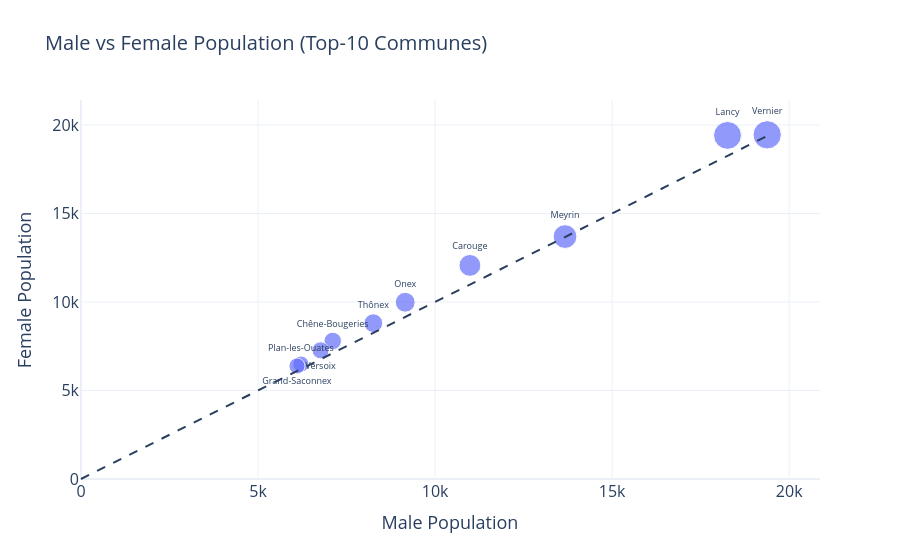

The cell this chart's notebook holds for it:
### Code cell
# Scatter plot for the sex distribution of the top-10 communes excluding Geneva

fig_sct = px.scatter(
    top10,
    x="POP_HOMMES",
    y="POP_FEMMES",
    text="COMMUNE",
    size="TOTAL_POP",
    title="Male vs Female Population (Top-10 Communes)",
    labels={
        "POP_HOMMES": "Male Population",
        "POP_FEMMES": "Female Population"
    }
)


# Optional reference line y=x
max_val = max(
    top10["POP_HOMMES"].max(),
    top10["POP_FEMMES"].max()
)

fig_sct.add_shape(
    type="line",
    x0=0,
    y0=0,
    x1=max_val,
    y1=max_val,
    line=dict(dash="dash")
)

# default position for all points
positions = ["top center"] * len(top10)

# change only for Grand-Saconnex to avoid label overlap
positions = [
    "bottom center" if c == "Grand-Saconnex" or c == "Versoix"else "top center"
    for c in top10["COMMUNE"]
]

fig_sct.update_traces(
    textposition=positions,
    textfont_size=9
)

fig_sct.update_layout(template="plotly_white", title_font_size=22)

fig_sct.update_xaxes(range=[5000, None], title_font_size=20, tickfont_size=16)
fig_sct.update_yaxes(range=[5000, None], title_font_size=20, tickfont_size=16)

fig_sct.show()

### Figure 1 — Plotly figure (JSON) as saved in the notebook; plotly's stock layout.template omitted (floating-point values rounded to 4 significant figures)
{"data": [{"hovertemplate": "Male Population=%{x}<br>Female Population=%{y}<br>TOTAL_POP=%{marker.size}<br>COMMUNE=%{text}<extra></extra>", "legendgroup": "", "marker": {"color": "#636efa", "size": [38823, 37669, 27365, 23050, 19141, 17060, 14906, 14035, 12700, 12481], "sizemode": "area", "sizeref": 97.06, "symbol": "circle"}, "mode": "markers+text", "name": "", "orientation": "v", "showlegend": false, "text": ["Vernier", "Lancy", "Meyrin", "Carouge", "Onex", "Thônex", "Chêne-Bougeries", "Versoix", "Plan-les-Ouates", "Grand-Saconnex"], "textfont": {"size": 9}, "textposition": ["top center", "top center", "top center", "top center", "top center", "top center", "top center", "bottom center", "top center", "bottom center"], "type": "scatter", "x": [19379, 18259, 13670, 10983, 9157, 8256, 7109, 6765, 6211, 6099], "xaxis": "x", "y": [19444, 19410, 13695, 12067, 9984, 8804, 7797, 7270, 6489, 6382], "yaxis": "y"}], "layout": {"legend": {"itemsizing": "constant", "tracegroupgap": 0}, "shapes": [{"line": {"dash": "dash"}, "type": "line", "x0": 0, "x1": 19444, "y0": 0, "y1": 19444}], "title": {"font": {"size": 20}, "text": "Male vs Female Population (Top-10 Communes)"}, "xaxis": {"anchor": "y", "domain": [0, 1], "range": [5000, null], "tickfont": {"size": 16}, "title": {"font": {"size": 18}, "text": "Male Population"}}, "yaxis": {"anchor": "x", "domain": [0, 1], "range": [5000, null], "tickfont": {"size": 16}, "title": {"font": {"size": 18}, "text": "Female Population"}}}}
